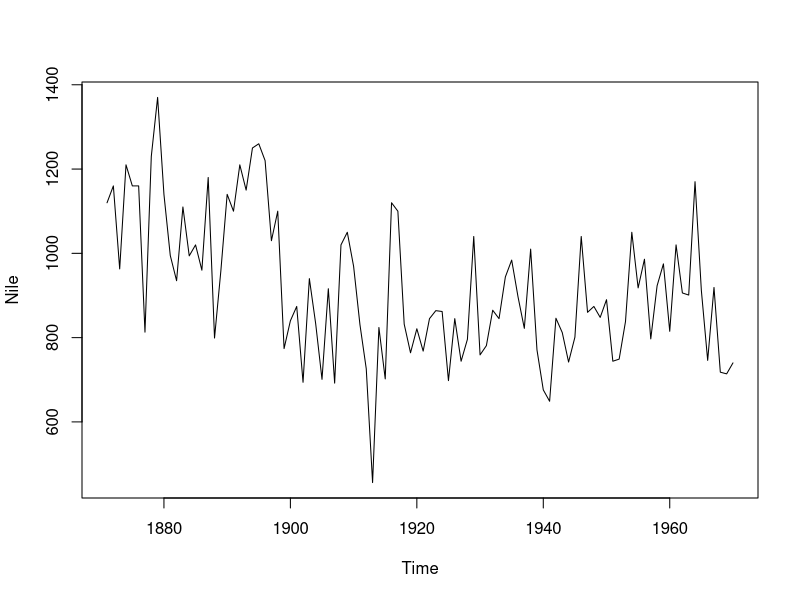
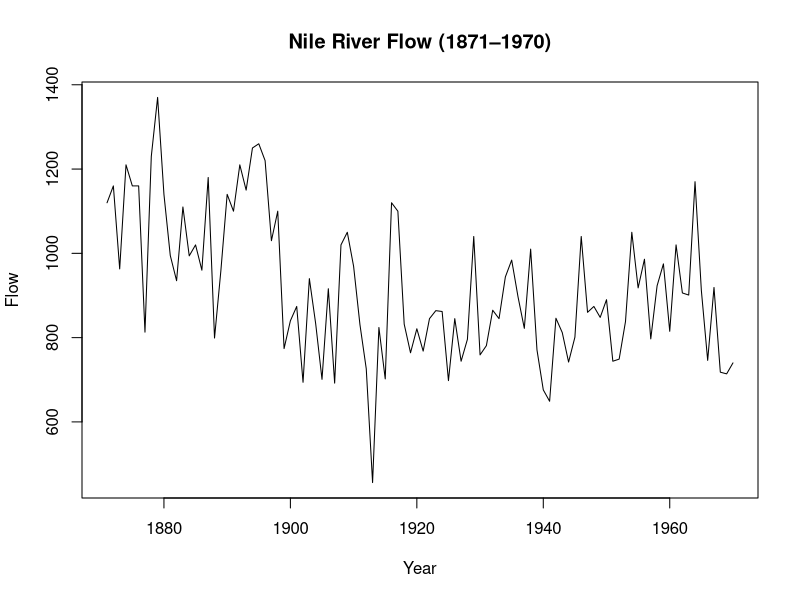
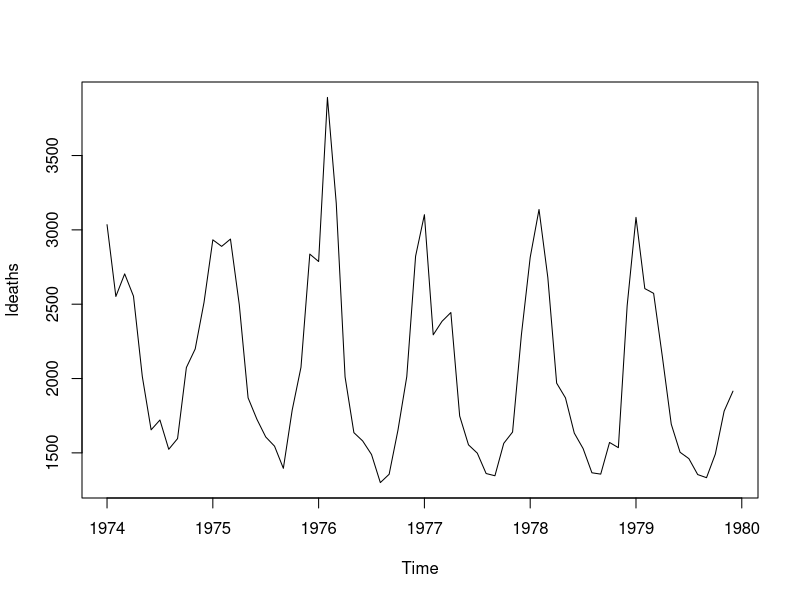
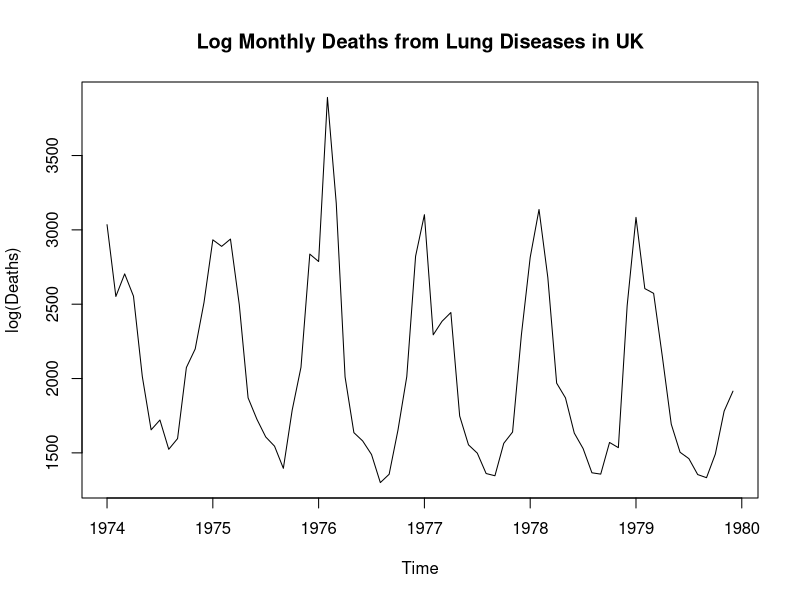
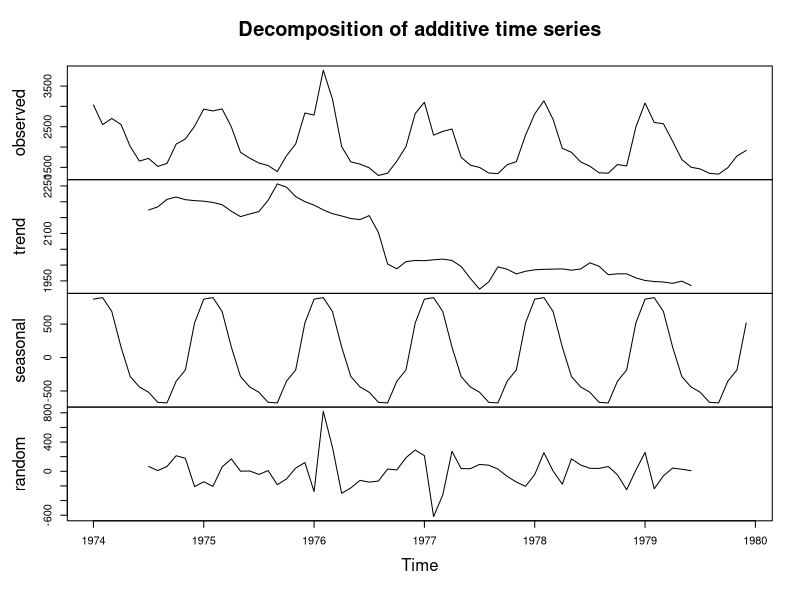
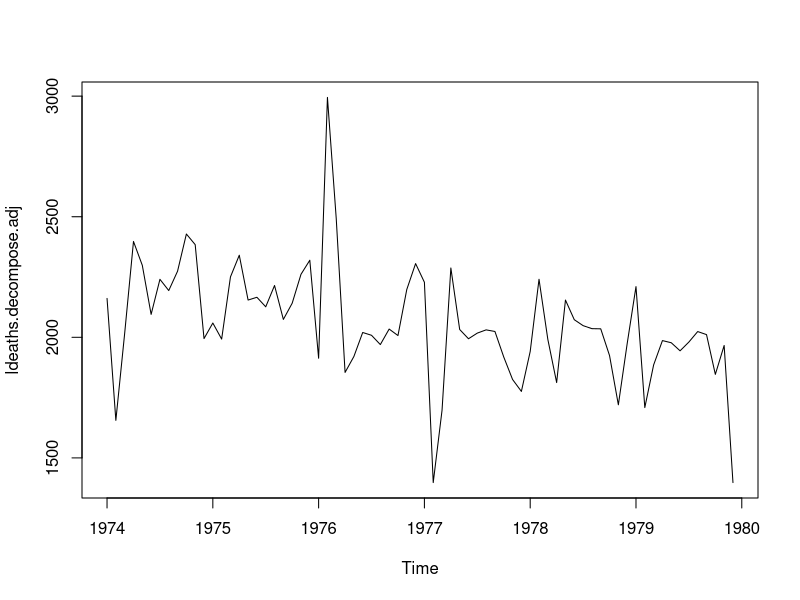
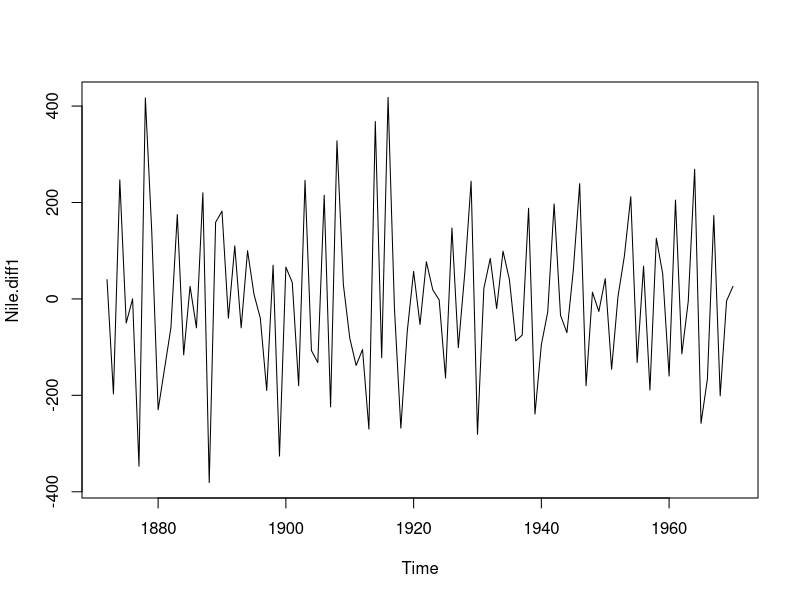
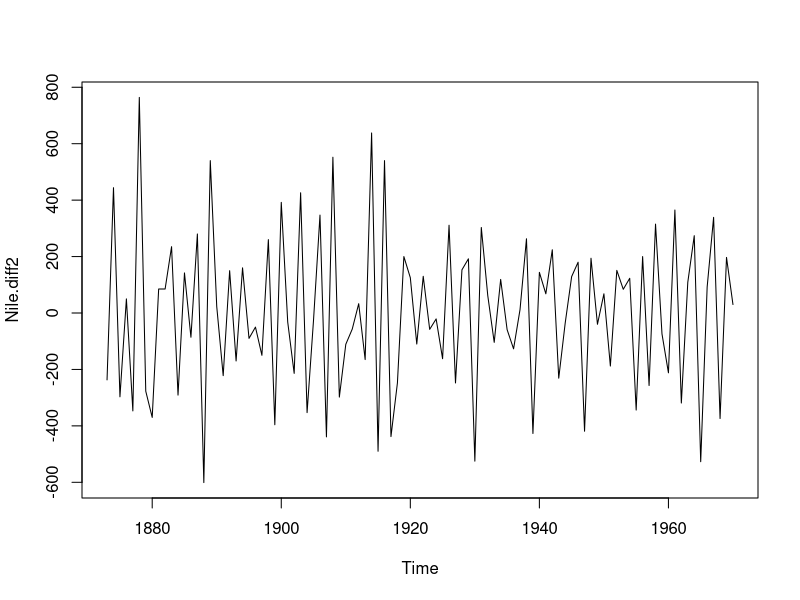

Write the R code that produced these figures, in order.
### p427 ~ 435, 20분 
### ADsP 데이터분석 과목 > 2. 통계 분석 > 4절 시계열 예측

################################
Nile
plot(Nile)
plot(Nile, main = "Nile River Flow (1871–1970)", ylab = "Flow", xlab = "Year")

################################ 
mdeaths
fdeaths
ldeaths
plot(ldeaths)
plot(ldeaths, main = "Log Monthly Deaths from Lung Diseases in UK", ylab = "log(Deaths)")

#################################
ldeaths.decompose <- decompose(ldeaths)
str(ldeaths.decompose)
ldeaths.decompose$seasonal
plot(ldeaths.decompose)

# 계절성을 빼고 그리기 
ldeaths.decompose.adj <- ldeaths - ldeaths.decompose$seasonal
plot(ldeaths.decompose.adj)

# seasonal의 핵심만 뽑은 월별 패턴 (12개)
ldeaths.decompose$figure
# seasonal은 매월 같음
ldeaths.decompose$seasonal
########################################################
# 시간에 따라 평균이 일정하지 않은 비정상 시계열 자료: 차분이 필요
Nile.diff1 <- diff(Nile, differences=1)

Nile
Nile.diff1

plot(Nile.diff1)

Nile
Nile.diff2 <- diff(Nile, differences=2)
Nile.diff2
plot(Nile.diff2)

###############
# ACF는 Auto-Correlation Function: 
# 자기 자신과의 전체 상관관계
# lag.max = 20
# 지금 시점과 과거 최대 20시점 전까지의 관계를 계산
acf(Nile.diff2, lag.max=20)
acf(Nile.diff2, lag.max=20, plot=FALSE)

# PACF는 Partial Auto-Correlation Function: 
# 중간 다 빼고 순수한 직접 상관관계
pacf(Nile.diff2, lag.max=20)
pacf(Nile.diff2, lag.max=20, plot=FALSE)

##############
install.packages("forecast")   # 한 번만 설치
library(forecast)              # 매 세션마다 로드

# 자동 모델 
auto.arima(Nile)
Nile.arima <- arima(Nile, order=c(1, 1, 1))
Nile.arima

# 다음 10년 예측
Nile.forecasts <- forecast(Nile.arima, h=10)
Nile.forecasts
plot(Nile.forecasts)

# 추가
models <- list(
  "ARIMA(1,1,1)" = arima(Nile, order = c(1, 1, 1)),
  "ARIMA(2,2,1)" = arima(Nile, order = c(2, 2, 1)),
  "ARIMA(3,2,1)" = arima(Nile, order = c(3, 2, 1))
)

sapply(models, AIC)
sapply(models, BIC)

# 종료